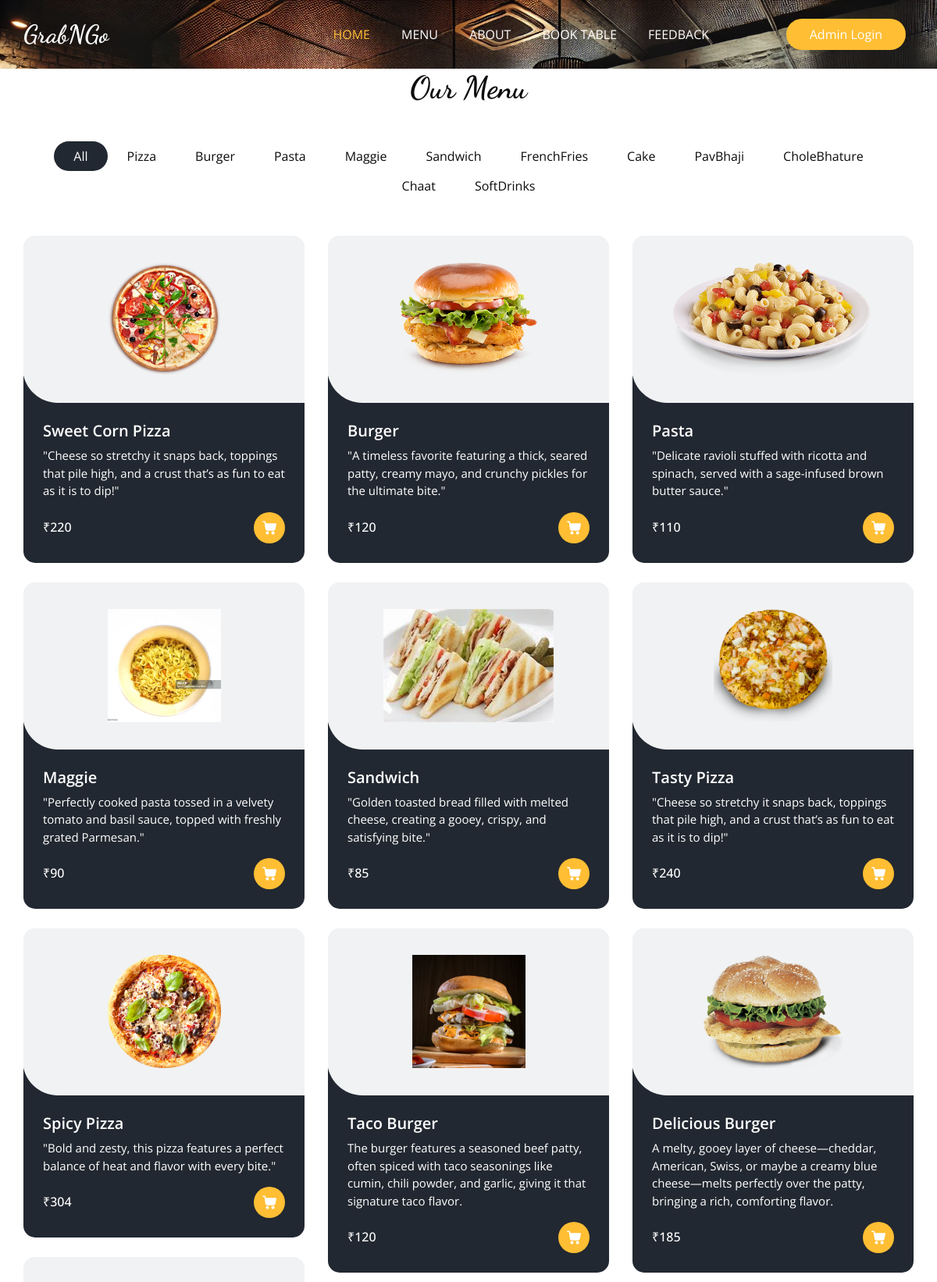
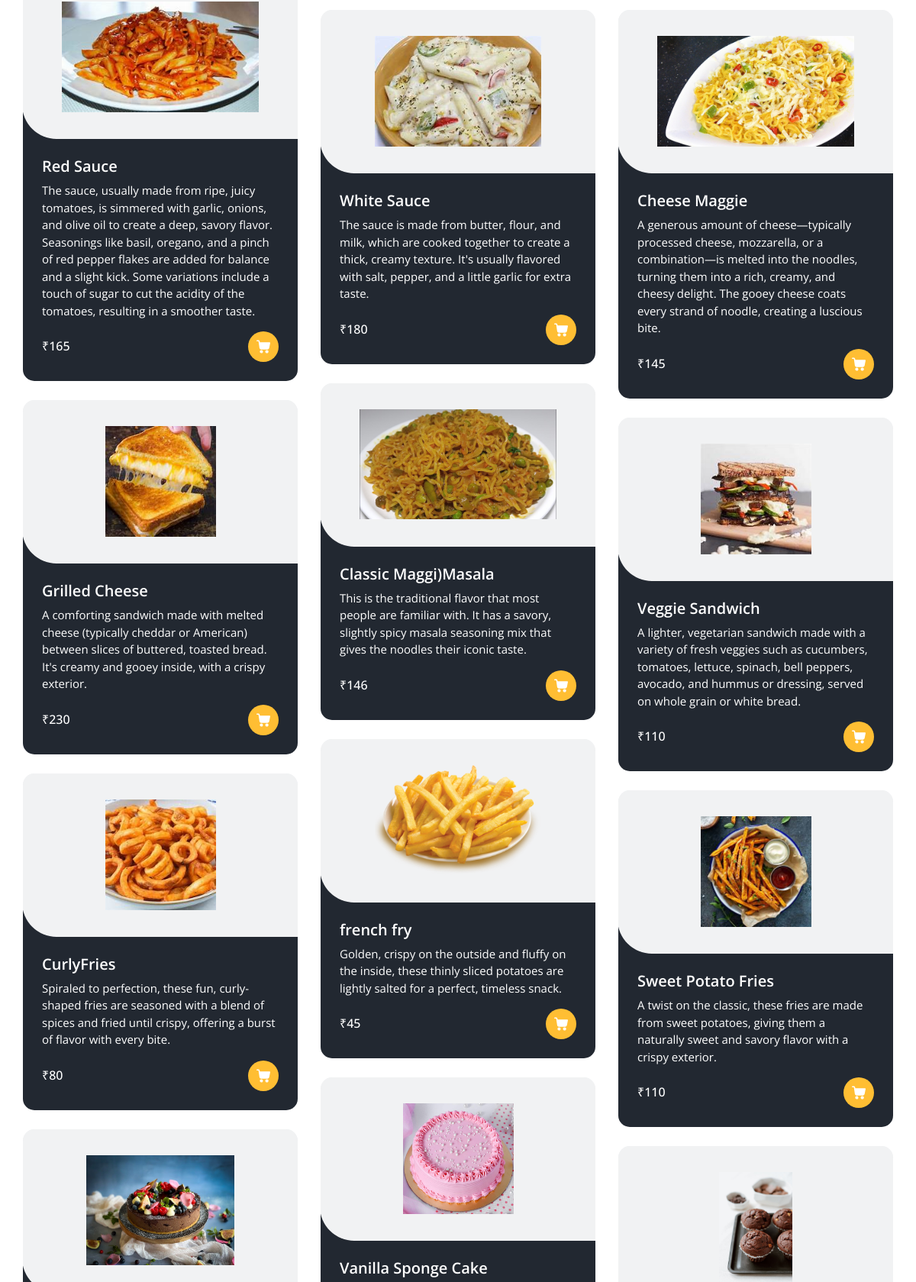
The page /menu (upper part) on the database its author committed (2 pictures, top to bottom).
### Base_App/models.py (models this page shows, shortened)
class ItemList(models.Model):
    Category_name = models.CharField(max_length=15)
    def __str__(self):
        return self.Category_name

class Items(models.Model):
    Item_name = models.CharField(max_length=40)
    description = models.TextField(blank=False)
    Price = models.IntegerField()
    Category = models.ForeignKey(ItemList, related_name='Name', on_delete=models.CASCADE)
    Image = models.ImageField(upload_to='items/')

### Base_App/views.py (the view)
# urls.py: path('menu',MenuView,name="Menu"),
def MenuView(request):
    items = Items.objects.all()
    list = ItemList.objects.all()
    return render(request, 'menu.html', {'items': items, 'list': list})

### Template/menu.html (shortened to what this page needs)
{% extends "base.html" %}
{% block class %}class="sub_page"{% endblock class %}
{% load static %}
{% block main %}
  <section class="food_section layout_padding-bottom">
    <div class="container">
      <div class="heading_container heading_center">
        <h2>
          Our Menu
        </h2>
      </div>
      <ul class="filters_menu">
        <li class="active" data-filter="*">All</li>
        {% for i in list %}
        <li data-filter=".{{i.Category_name}}">{{i.Category_name}}</li>
        {% endfor %}
      </ul>
      <div class="filters-content">
        <div class="row grid">
          {% for j in items %}
          <div class="col-sm-6 col-lg-4 all {{j.Category}}">
            <div class="box">
              <div>
                <div class="img-box">
                  <img src="/media/{{j.Image}} " alt="{{j.Image}}">
                </div>
                <div class="detail-box">
                  <h5>
                    {{j.Item_name}}
                  </h5>
                  <p>
                    {{j.description}}
                  </p>
                  <div class="options">
                    <h6>
                      ₹{{j.Price}}
                    </h6>
                    <a href="">
                    </a>
                  </div>
                </div>
              </div>
            </div>
          </div>
          {% endfor %}
        </div>
      </div>
    </div>
  </section>
{% endblock main %}

### Static/css/style.css (style rules this page uses)
body { font-family: "Open Sans", sans-serif; color: #0c0c0c; background-color: #ffffff; overflow-x: hidden; }
.layout_padding-bottom { padding-bottom: 90px; }
h1, h2 { font-family: 'Dancing Script', cursive; }
.heading_container { display: -webkit-box; display: -ms-flexbox; display: flex; -webkit-box-orient: vertical; -webkit-box-direction: normal; -ms-flex-direction: column; flex-direction: column; -webkit-box-align: start; -ms-flex-align: start; align-items: flex-start; }
.heading_container h2 { position: relative; margin-bottom: 0; font-size: 2.5rem; font-weight: bold; }
.heading_container.heading_center { -webkit-box-align: center; -ms-flex-align: center; align-items: center; text-align: center; }
a, a:hover, a:focus { text-decoration: none; }
.food_section .filters_menu { padding: 0; display: -webkit-box; display: -ms-flexbox; display: flex; -ms-flex-wrap: wrap; flex-wrap: wrap; -webkit-box-pack: center; -ms-flex-pack: center; justify-content: center; list-style-type: none; margin: 45px 0 20px 0; }
.food_section .filters_menu li { padding: 7px 25px; cursor: pointer; border-radius: 25px; }
.food_section .filters_menu li.active { background-color: #222831; color: #ffffff; }
.food_section .box { position: relative; margin-top: 25px; background-color: #ffffff; border-radius: 10px; color: #ffffff; border-radius: 15px; overflow: hidden; background: linear-gradient(to bottom, #f1f2f3 25px, #222831 25px); }
.food_section .box .img-box { background: #f1f2f3; display: -webkit-box; display: -ms-flexbox; display: flex; -webkit-box-pack: center; -ms-flex-pack: center; justify-content: center; -webkit-box-align: center; -ms-flex-align: center; align-items: center; height: 215px; border-radius: 0 0 0 45px; margin: -1px; padding: 25px; }
.food_section .box .img-box img { max-width: 100%; max-height: 145px; -webkit-transition: all .2s; transition: all .2s; }
.food_section .box .detail-box { padding: 25px; }
.food_section .box .detail-box h5 { font-weight: 600; }
.food_section .box .detail-box p { font-size: 15px; }
.food_section .box .detail-box h6 { margin-top: 10px; }
.food_section .box .options { display: -webkit-box; display: -ms-flexbox; display: flex; -webkit-box-pack: justify; -ms-flex-pack: justify; justify-content: space-between; }
.food_section .box .options a { width: 40px; height: 40px; border-radius: 100%; background: #ffbe33; display: -webkit-box; display: -ms-flexbox; display: flex; -webkit-box-pack: center; -ms-flex-pack: center; justify-content: center; -webkit-box-align: center; -ms-flex-align: center; align-items: center; }
.food_section .box .options a svg { width: 18px; height: auto; fill: #ffffff; }

### Static/css/responsive.css (style rules this page uses)
@media (min-width: 1200px) { .container { max-width: 1170px; } }

### rows shown on the page
ItemList: Category_name "Pizza"
ItemList: Category_name "Burger"
ItemList: Category_name "Pasta"
ItemList: Category_name "Maggie"
ItemList: Category_name "Sandwich"
ItemList: Category_name "FrenchFries"
ItemList: Category_name "Cake"
ItemList: Category_name "PavBhaji"
ItemList: Category_name "CholeBhature"
ItemList: Category_name "Chaat"
ItemList: Category_name "SoftDrinks"
Items: Image (picture), Item_name "Sweet Corn Pizza", description "\"Cheese so stretchy it snaps back, toppings that pile high, and a crust that’s as fun to eat as it is to dip!\"", Price "220"
Items: Image (picture), Item_name "Burger", description "\"A timeless favorite featuring a thick, seared patty, creamy mayo, and crunchy pickles for the ultimate bite.\"", Price "120"
Items: Image (picture), Item_name "Pasta", description "\"Delicate ravioli stuffed with ricotta and spinach, served with a sage-infused brown butter sauce.\"", Price "110"
Items: Image (picture), Item_name "Maggie", description "\"Perfectly cooked pasta tossed in a velvety tomato and basil sauce, topped with freshly grated Parmesan.\"", Price "90"
Items: Image (picture), Item_name "Sandwich", description "\"Golden toasted bread filled with melted cheese, creating a gooey, crispy, and satisfying bite.\"", Price "85"
Items: Image (picture), Item_name "Tasty Pizza", description "\"Cheese so stretchy it snaps back, toppings that pile high, and a crust that’s as fun to eat as it is to dip!\"", Price "240"
Items: Image (picture), Item_name "Spicy Pizza", description "\"Bold and zesty, this pizza features a perfect balance of heat and flavor with every bite.\"", Price "304"
Items: Image (picture), Item_name "Taco Burger", description "The burger features a seasoned beef patty, often spiced with taco seasonings like cumin, chili powder, and garlic, giving it that signature taco flavor.", Price "120"
Items: Image (picture), Item_name "Delicious Burger", description "A melty, gooey layer of cheese—cheddar, American, Swiss, or maybe a creamy blue cheese—melts perfectly over the patty, bringing a rich, comforting flavor.", Price "185"
Items: Image (picture), Item_name "Red Sauce", description "The sauce, usually made from ripe, juicy tomatoes, is simmered with garlic, onions, and olive oil to create a deep, savory flavor. Seasonings like basil, oregano, and a pinch of red pepper flakes are added for balance and a slight kick. Some variations include a touch of sugar to cut the acidity of the tomatoes, resulting in a smoother taste.", Price "165"
Items: Image (picture), Item_name "White Sauce", description "The sauce is made from butter, flour, and milk, which are cooked together to create a thick, creamy texture. It's usually flavored with salt, pepper, and a little garlic for extra taste.", Price "180"
Items: Image (picture), Item_name "Cheese Maggie", description "A generous amount of cheese—typically processed cheese, mozzarella, or a combination—is melted into the noodles, turning them into a rich, creamy, and cheesy delight. The gooey cheese coats every strand of noodle, creating a luscious bite.", Price "145"
Items: Image (picture), Item_name "Classic Maggi)Masala", description "This is the traditional flavor that most people are familiar with. It has a savory, slightly spicy masala seasoning mix that gives the noodles their iconic taste.", Price "146"
Items: Image (picture), Item_name "Grilled Cheese", description "A comforting sandwich made with melted cheese (typically cheddar or American) between slices of buttered, toasted bread. It's creamy and gooey inside, with a crispy exterior.", Price "230"
Items: Image (picture), Item_name "Veggie Sandwich", description "A lighter, vegetarian sandwich made with a variety of fresh veggies such as cucumbers, tomatoes, lettuce, spinach, bell peppers, avocado, and hummus or dressing, served on whole grain or white bread.", Price "110"
Items: Image (picture), Item_name "french fry", description "Golden, crispy on the outside and fluffy on the inside, these thinly sliced potatoes are lightly salted for a perfect, timeless snack.", Price "45"
Items: Image (picture), Item_name "CurlyFries", description "Spiraled to perfection, these fun, curly-shaped fries are seasoned with a blend of spices and fried until crispy, offering a burst of flavor with every bite.", Price "80"
Items: Image (picture), Item_name "Sweet Potato Fries", description "A twist on the classic, these fries are made from sweet potatoes, giving them a naturally sweet and savory flavor with a crispy exterior.", Price "110"
Items: Image (picture), Item_name "Vanilla Sponge Cake"
Items: Image (picture)
Items: Image (picture)
